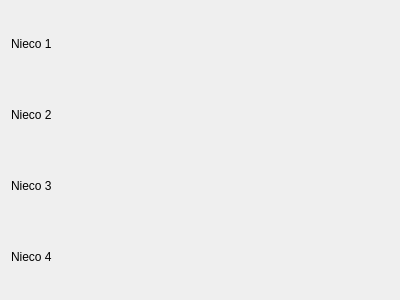
<?xml version="1.0" encoding="UTF-8"?>
<ui version="4.0">
 <class>MoveBaseStatus</class>
 <widget class="QWidget" name="MoveBaseStatus">
  <property name="geometry">
   <rect>
    <x>0</x>
    <y>0</y>
    <width>400</width>
    <height>300</height>
   </rect>
  </property>
  <property name="windowTitle">
   <string>Form</string>
  </property>
  <layout class="QVBoxLayout" name="verticalLayout">
   <item>
    <widget class="QLabel" name="label">
     <property name="text">
      <string>Nieco 1</string>
     </property>
    </widget>
   </item>
   <item>
    <widget class="QLabel" name="label_2">
     <property name="text">
      <string>Nieco 2</string>
     </property>
    </widget>
   </item>
   <item>
    <widget class="QLabel" name="label_3">
     <property name="text">
      <string>Nieco 3</string>
     </property>
    </widget>
   </item>
   <item>
    <widget class="QLabel" name="label_4">
     <property name="text">
      <string>Nieco 4</string>
     </property>
    </widget>
   </item>
  </layout>
 </widget>
 <resources/>
 <connections/>
</ui>
